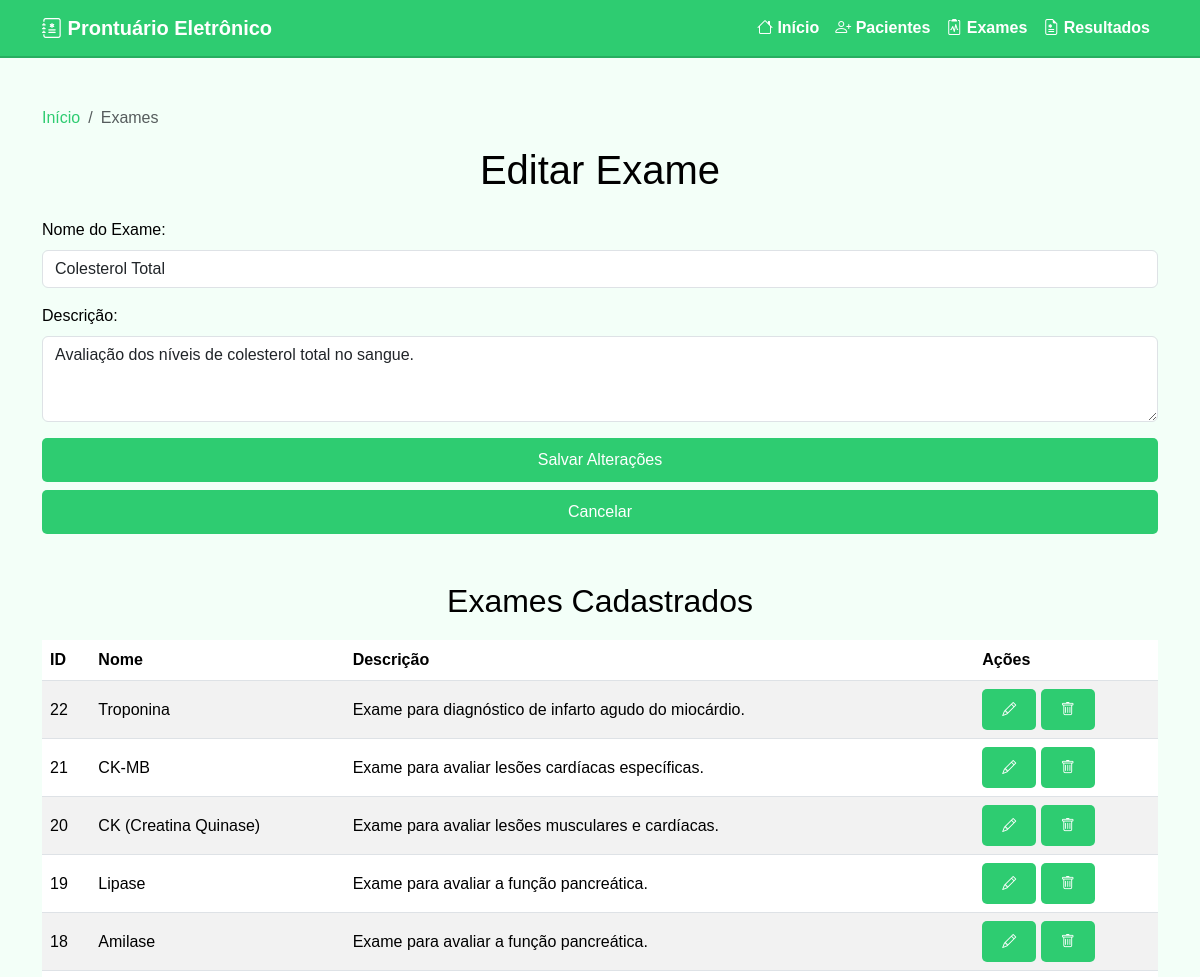
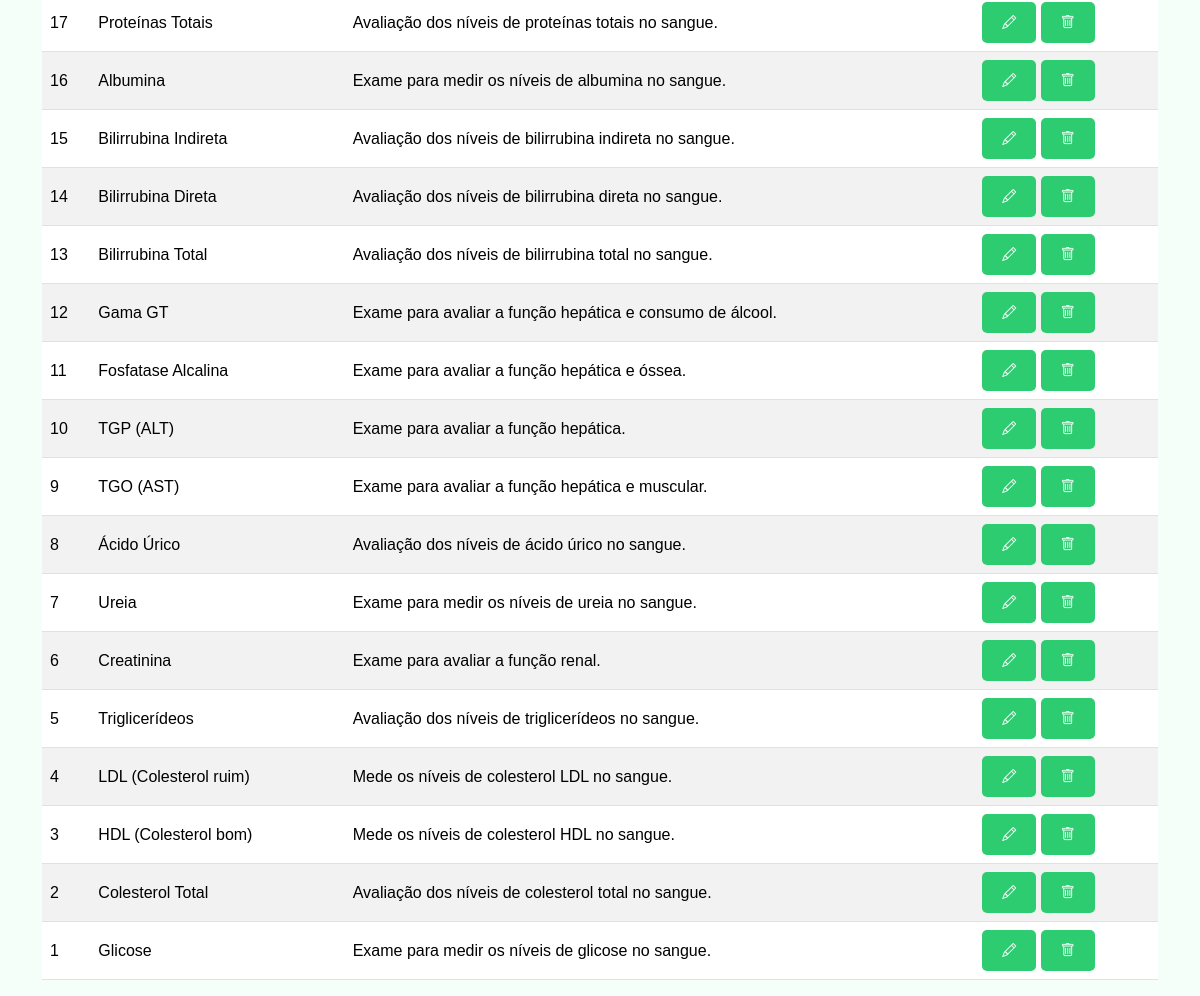
Screenshot of /php/views/cadastroExames.php?editar=2 with the database file from the repository (2 pictures, top to bottom).
### tables this page shows
CREATE TABLE IF NOT EXISTS exame (
    id INT AUTO_INCREMENT PRIMARY KEY,
    nome VARCHAR(255) NOT NULL,
    descricao TEXT
);

### php/models/Exame.php (called while the page is built, shortened)
<?php
class Exame {
    public static function listar($conn) {
        $result = $conn->query("SELECT * FROM exame ORDER BY id DESC");
        return $result;
    }
    public static function buscarPorId($conn, $id) {
        $stmt = $conn->prepare("SELECT * FROM exame WHERE id = ?");
        $stmt->bind_param("i", $id);
        $stmt->execute();
        return $stmt->get_result()->fetch_assoc();
    }
}
?>

### php/controllers/ExameController.php (called while the page is built, shortened)
<?php
require_once(__DIR__ . '/../models/Exame.php');
require_once(__DIR__ . '/../config/db.php');
class ExameController {
    public static function listar() {
        global $conn;
        return Exame::listar($conn);
    }
    public static function buscarPorId($id) {
        global $conn;
        return Exame::buscarPorId($conn, $id);
    }
}
?>

### php/views/cadastroExames.php (the view, shortened to what this page needs)
<?php
require_once(__DIR__ . '/../config/db.php');
require_once(__DIR__ . '/../controllers/ExameController.php');
$exameEdit = null;
if (isset($_GET['editar'])) {
    $exameEdit = ExameController::buscarPorId($_GET['editar']);
}
$exames = ExameController::listar();
?>
<!DOCTYPE html>
<html lang="pt-BR">
<head>
    <link href="https://cdn.jsdelivr.net/npm/bootstrap@5.3.0-alpha1/dist/css/bootstrap.min.css" rel="stylesheet">
    <link href="https://cdn.jsdelivr.net/npm/bootstrap-icons@1.11.3/font/bootstrap-icons.css" rel="stylesheet">
    <link rel="stylesheet" href="../assets/style.css">
</head>
<body>
    <?php include 'navbar.php'; ?>
    <div class="container mt-5">
        <nav aria-label="breadcrumb">
            <ol class="breadcrumb mt-3">
                <li class="breadcrumb-item"><a href="home.php">Início</a></li>
                <li class="breadcrumb-item active" aria-current="page">Exames</li>
            </ol>
        </nav>
        <h1 class="text-center mb-4"><?= $exameEdit ? 'Editar Exame' : 'Cadastro de Exames' ?></h1>
        <form method="POST" action="">
            <div class="mb-3">
                <label for="nome" class="form-label">Nome do Exame:</label>
                <input type="text" class="form-control" id="nome" name="nome" required value="<?= $exameEdit['nome'] ?? '' ?>">
            </div>
            <div class="mb-3">
                <label for="descricao" class="form-label">Descrição:</label>
                <textarea class="form-control" id="descricao" name="descricao" rows="3"><?= $exameEdit['descricao'] ?? '' ?></textarea>
            </div>
            <div class="d-grid">
                <?php if ($exameEdit): ?>
                    <button type="submit" name="salvar_edicao" class="btn btn-warning">Salvar Alterações</button>
                    <a href="cadastroExames.php" class="btn btn-secondary mt-2">Cancelar</a>
                <?php else: ?>
                    <button type="submit" name="cadastrar" class="btn btn-custom">Cadastrar Exame</button>
                <?php endif; ?>
            </div>
        </form>
        <h2 class="mt-5 text-center">Exames Cadastrados</h2>
        <div class="table-responsive">
            <table class="table table-striped align-middle">
                <thead>
                    <tr>
                        <th>ID</th>
                        <th>Nome</th>
                        <th>Descrição</th>
                        <th>Ações</th>
                    </tr>
                </thead>
                <tbody>
                    <?php while ($exame = $exames->fetch_assoc()): ?>
                    <tr>
                        <td><?= htmlspecialchars($exame['id']) ?></td>
                        <td><?= htmlspecialchars($exame['nome']) ?></td>
                        <td><?= htmlspecialchars($exame['descricao']) ?></td>
                        <td>
                            <a href="?editar=<?= $exame['id'] ?>" class="btn btn-sm btn-primary" title="Editar">
                                <i class="bi bi-pencil"></i>
                            </a>
                            <a href="?excluir=<?= $exame['id'] ?>" class="btn btn-sm btn-danger" title="Excluir"
                               onclick="return confirm('Tem certeza que deseja excluir este exame?');">
                                <i class="bi bi-trash"></i>
                            </a>
                        </td>
                    </tr>
                    <?php endwhile; ?>
                </tbody>
            </table>
        </div>
    </div>
</body>
</html>

### php/assets/style.css (style rules this page uses)
* { margin: 0; padding: 0; box-sizing: border-box; }
body { font-family: 'Arial', sans-serif; background-color: #f3fff8; color: #000000; margin: 0; padding: 0; }
h2 { color: #000000; margin-bottom: 20px; }
button, .btn { display: inline-block; padding: 10px 20px; border: none; border-radius: 5px; background-color: #2ecc71; color: #ffffff; text-align: center; cursor: pointer; transition: background-color 0.3s ease; }
.form-label { color: #000000; }
input { border: 1px solid #ddd; border-radius: 5px; padding: 10px; width: 100%; margin-bottom: 15px; }
a { color: #2ecc71; text-decoration: none; }

### rows the page displays
exame: nome "Colesterol Total", descricao "Avaliação dos níveis de colesterol total no sangue.", id "2"
exame: id "22", nome "Troponina", descricao "Exame para diagnóstico de infarto agudo do miocárdio."
exame: id "21", nome "CK-MB", descricao "Exame para avaliar lesões cardíacas específicas."
exame: id "20", nome "CK (Creatina Quinase)", descricao "Exame para avaliar lesões musculares e cardíacas."
exame: id "19", nome "Lipase", descricao "Exame para avaliar a função pancreática."
exame: id "18", nome "Amilase", descricao "Exame para avaliar a função pancreática."
exame: id "17", nome "Proteínas Totais", descricao "Avaliação dos níveis de proteínas totais no sangue."
exame: id "16", nome "Albumina", descricao "Exame para medir os níveis de albumina no sangue."
exame: id "15", nome "Bilirrubina Indireta", descricao "Avaliação dos níveis de bilirrubina indireta no sangue."
exame: id "14", nome "Bilirrubina Direta", descricao "Avaliação dos níveis de bilirrubina direta no sangue."
exame: id "13", nome "Bilirrubina Total", descricao "Avaliação dos níveis de bilirrubina total no sangue."
exame: id "12", nome "Gama GT", descricao "Exame para avaliar a função hepática e consumo de álcool."
exame: id "11", nome "Fosfatase Alcalina", descricao "Exame para avaliar a função hepática e óssea."
exame: id "10", nome "TGP (ALT)", descricao "Exame para avaliar a função hepática."
exame: id "9", nome "TGO (AST)", descricao "Exame para avaliar a função hepática e muscular."
exame: id "8", nome "Ácido Úrico", descricao "Avaliação dos níveis de ácido úrico no sangue."
exame: id "7", nome "Ureia", descricao "Exame para medir os níveis de ureia no sangue."
exame: id "6", nome "Creatinina", descricao "Exame para avaliar a função renal."
exame: id "5", nome "Triglicerídeos", descricao "Avaliação dos níveis de triglicerídeos no sangue."
exame: id "4", nome "LDL (Colesterol ruim)", descricao "Mede os níveis de colesterol LDL no sangue."
exame: id "3", nome "HDL (Colesterol bom)", descricao "Mede os níveis de colesterol HDL no sangue."
exame: id "1", nome "Glicose", descricao "Exame para medir os níveis de glicose no sangue."
